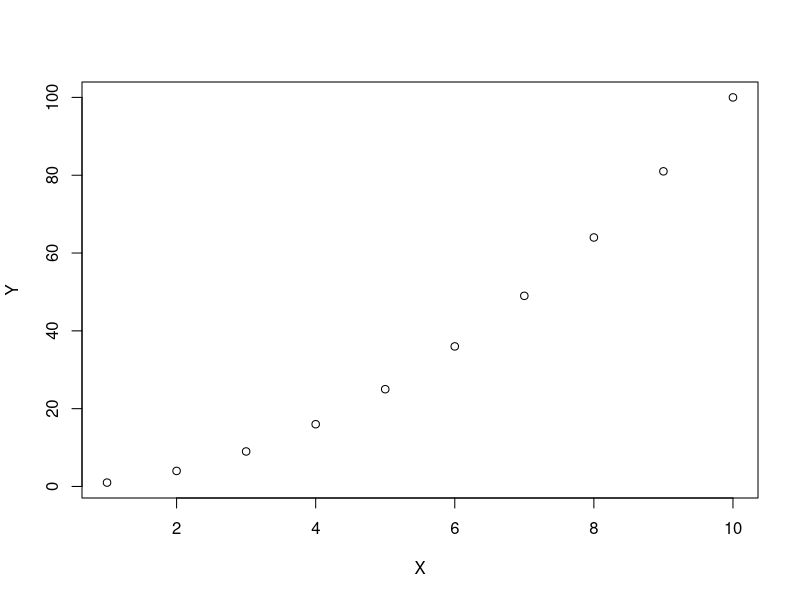
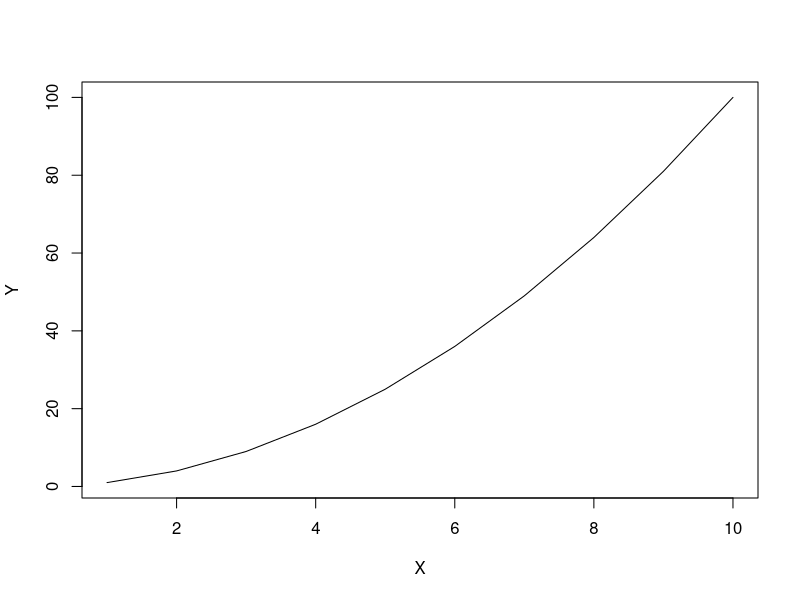
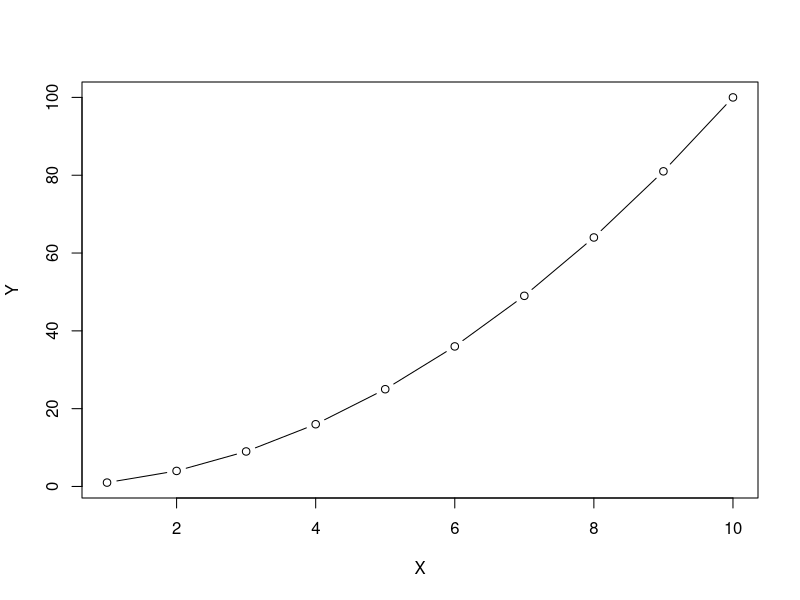
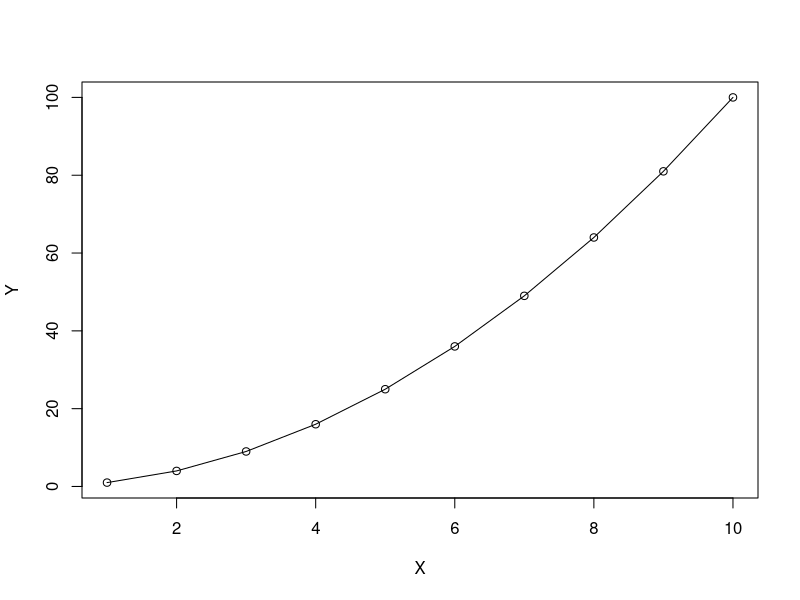
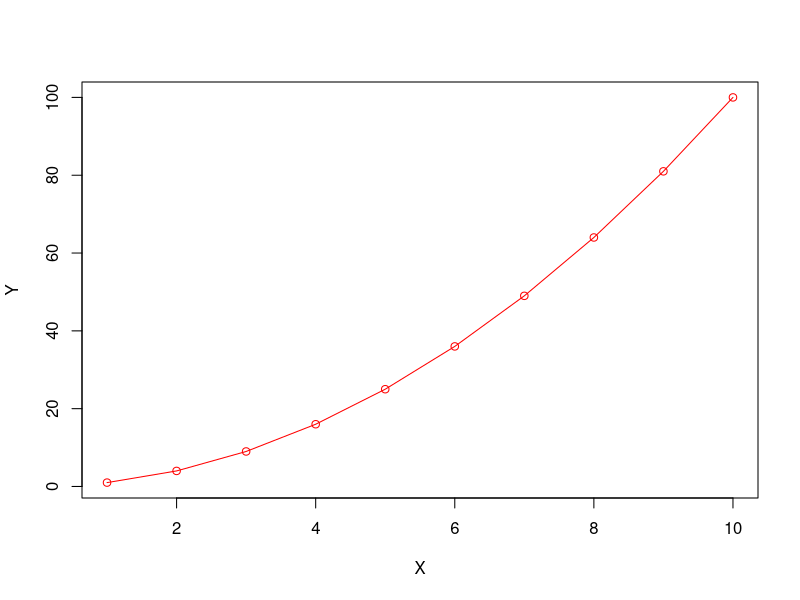
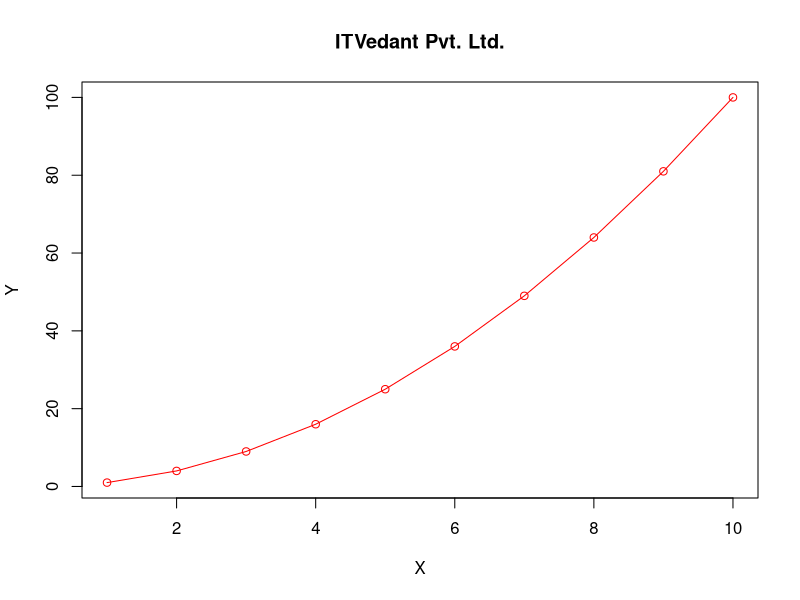
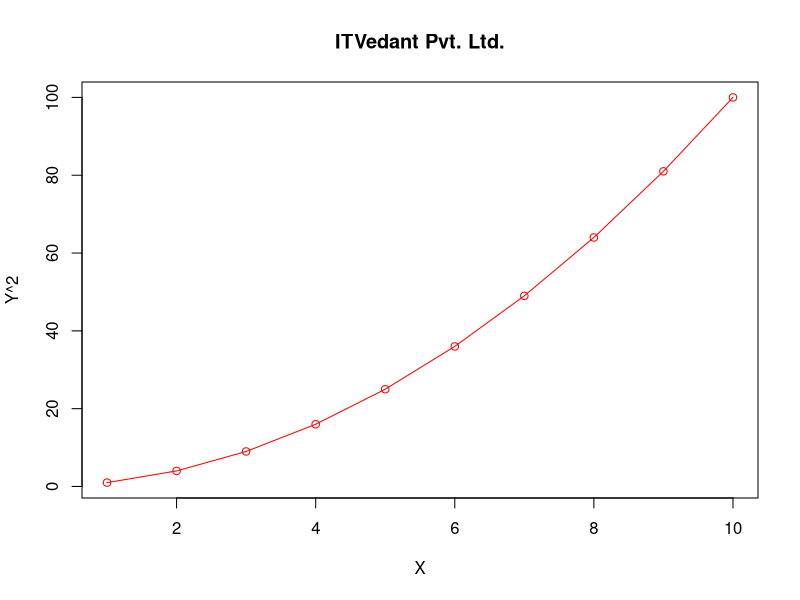
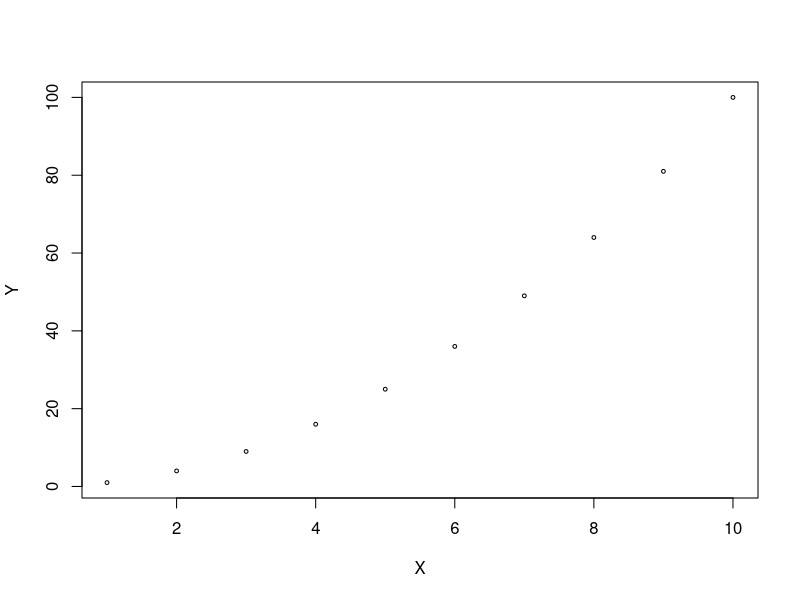

Reproduce these figures in R, in order.
#Visualisation : -
#scatter plot
#we create a vector (1D array)
X=1:10
print(X)
Y=X^2  #for power in r: ^ or **
print(Y)
#to create a scatter plot and check relation between independent variable X
#and dependent variable Y (output)
plot(X,Y) #plot() inbuilt function (create a scatter plot)
#by default scatter plot
#Line graph

plot(X,Y,type="l") #l means line graph

plot(X,Y,type="b") 
#b means line & point both show

plot(X,Y,type="o") 
#o means overploted points and lines

plot(X,Y,type="o",col="red")
#col means color bydefault black

#To define the Title of graph  use inbuilt
#parameter main
plot(X,Y,type="o",col="red",main="ITVedant Pvt. Ltd.")
#To define X-axis title and Y-axis title
plot(X,Y,type="o",col="red",main="ITVedant Pvt. Ltd.",
     xlab="X",ylab="Y^2")

plot(X,Y,cex=.5)
#cex inbuilt parameter , its increase or decrease
# the datapoint's size bydefault cex=1

#pch : inbuilt parameter , Ton provides various
#pattern of DataPoint
help(pch)
plot(X,Y,cex=.5,pch=25)

plot(X,Y,pch=1:10,cex=.5:1.5,col=1:10)



#To save a Graph as jpeg or png 
#If save .jpeg extension
jpeg(file="f://plot1.jpeg")
plot(X,Y,type="o",col="red",main="ITVedant Pvt. Ltd.",
     xlab="X",ylab="X^2")
dev.off()  #means plot save in permanent file  plot1.jpeg
#by default path

#Example 2 :find  Y=sin(X) and draw a graph
X=seq(-pi,pi,0.1) #pi=3.14
#start=-pi means -3.14 stop=+pi means +3.14 step=+0.1 
print(X)
Y=sin(X)
print(Y)
#to converts the value of X and Y in graph
png(file="f://plot2.png",width=600,height=350)
#. . . px means unit of graphics
#pixel means smallest unit of graphics
plot(X,Y,type="l",main="The Sine & Cosine Function",
     xlab="X",ylab="sin(X)",col="red")
Z=cos(X)
print(Z)
lines(X,Z,col="blue")
legend("topleft",c("sin(x)","cos(x)"),
       fill=c("red","blue"))
dev.off()

#Lecture 10-JAN-2021
#Bar plot : -

#create the data for bar plot
W<-c(7,12,28,3,41) # W : Weight 
M<-c("Mar","Apr","May","Jun","Jul") #M : Month
#plot the Bar graph
barplot(W,names.arg=M,col="red",border="blue",
        main="Weight Reduced Chart according to Month",xlab="Month",
        ylab="Weight")











